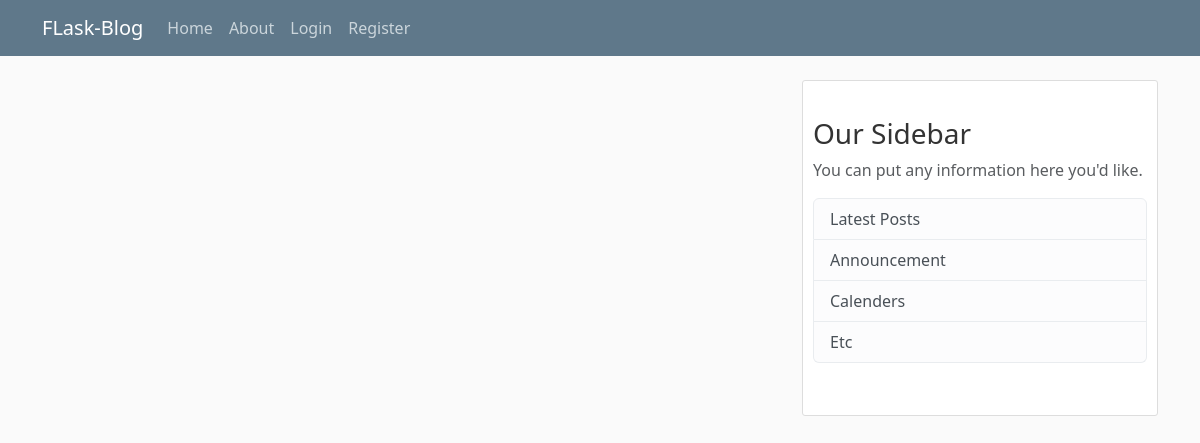
Page /home on the earlier database version.
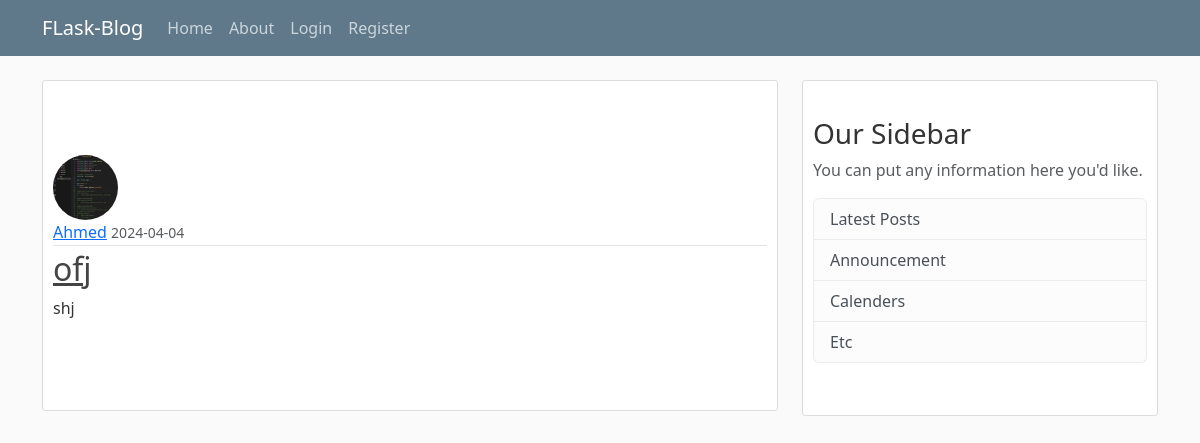
Same page on the later database version.
### flaskblog/models.py (models this page shows, shortened)
class Post(db.Model):
    id =  db.Column(db.Integer, primary_key=True)
    title = db.Column(db.String(100), nullable=False)
    date_posted = db.Column(db.DateTime, nullable=False, default=datetime.utcnow)
    content = db.Column(db.Text, nullable=False)
    user_id = db.Column(db.Integer, db.ForeignKey('user.id'), nullable=False)

class User(db.Model, UserMixin):
    id = db.Column(db.Integer, primary_key = True)
    username = db.Column(db.String(20), unique=True, nullable=False)
    email = db.Column(db.String(120), unique=True, nullable=False)
    image_file = db.Column(db.String(20), nullable=False, default='default.jpg')
    password = db.Column(db.String(60), nullable=False)
    Posts = db.relationship('Post', backref='author',  lazy=True)

### flaskblog/routes.py (the view)
@app.route('/')
@app.route("/home")
def home():
    posts = Post.query.all()
    return render_template('home.html', posts=posts)

### flaskblog/templates/home.html
{% extends "layout.html" %}
{% block content%}
    {% for post in posts %}
        <article class="media content-section">
            <img class="rounded-circle article-img" src="{{url_for('static', filename='profile_pics/' + post.author.image_file) }}">
            <div class="media-body">
                <div class="article-metadata">
                    <a class="mr-2" href="#">{{ post.author.username }}</a>
                    <small class="text-muted">{{ post.date_posted.strftime('%Y-%m-%d') }}</small>
                </div>
                <h2><a class="article-title" href="{{ url_for('post', post_id=post.id) }}">{{ post.title }}</a></h2>
                <p class="article-content">{{ post.content }}</p>
            </div>
        </article>
    {% endfor %}
{% endblock content %}

### flaskblog/templates/layout.html (shortened to what this page needs)
<!DOCTYPE html>
<html lang="en">
<head>
    <link rel="stylesheet" href="https://cdn.jsdelivr.net/npm/bootstrap@5.3.3/dist/css/bootstrap.min.css">
    <link rel="stylesheet" type="text/css" href="{{ url_for('static', filename='main.css')}}">
</head>
<body>
    <header class="site-header">
        <nav class="navbar navbar-expand-md navbar-dark bg-steel fixed-top">
            <div class="container">
                <a class="navbar-brand mr-4" href="/">FLask-Blog</a>
                <div class="collapse navbar-collapse" id="navbarToggle">
                    <div class="navbar-nav mr-auto">
                        <a class="nav-item nav-link" href="/">Home</a>
                        <a class="nav-item nav-link" href="/about">About </a>
                    </div>
                    <div class="navbar-nav">
                        {% if current_user.is_authenticated %}
                        <a class="nav-item nav-link" href="{{url_for('new_post') }}">New Post</a>
                        <a class="nav-item nav-link" href="{{url_for('account') }}">Account</a>
                        <a class="nav-item nav-link" href="{{ url_for('logout') }}">Logout</a>
                        {% else %}
                        <a class="nav-item nav-link" href="{{ url_for('login') }}">Login</a>
                        <a class="nav-item nav-link" href="{{ url_for('registration') }}">Register</a>
                        {%endif %}
                    </div>
                </div>
            </div>
        </nav>
    </header>
<main role="main" class="container">
    <div class="row">
        <div class="col-md-8">
            {% block content %} {% endblock %}
        </div>
        <div class="col-md-4">
            <div class="content-section">
                <h3>Our Sidebar</h3>
                <p class="text-muted">You can put any information here you'd like.
                    <ul class="list-group">
                        <li class="list-group-item list-group-item-light">Latest Posts</li>
                        <li class="list-group-item list-group-item-light">Announcement</li>
                        <li class="list-group-item list-group-item-light">Calenders</li>
                        <li class="list-group-item list-group-item-light">Etc</li>
                    </ul>
                </p>
            </div>
        </div>
    </div>
</main>
</html>

### flaskblog/static/main.css (style rules this page uses)
body { background: #fafafa; color: #333333; margin-top: 5rem; }
.bg-steel { background-color: #5f788a; }
.site-header .navbar-nav .nav-link { color: #cbd5db; }
.content-section { background: #ffffff; padding: 10% 10px; border: 1px solid #dddddd; border-radius: 3px; margin-bottom: 20px; list-style: none; }
.article-title { color: #444444; }
.article-content { white-space: pre-line; }
.article-img { height: 65px; width: 65px; margin-right: 16px; }
.article-metadata { padding-bottom: 1px; margin-bottom: 4px; border-bottom: 1px solid #e3e3e3; }

Differences in the rows shown:
added Post: image_file (picture), author.username "Ahmed", date_posted "2024-04-04", title "ofj", content "shj"
